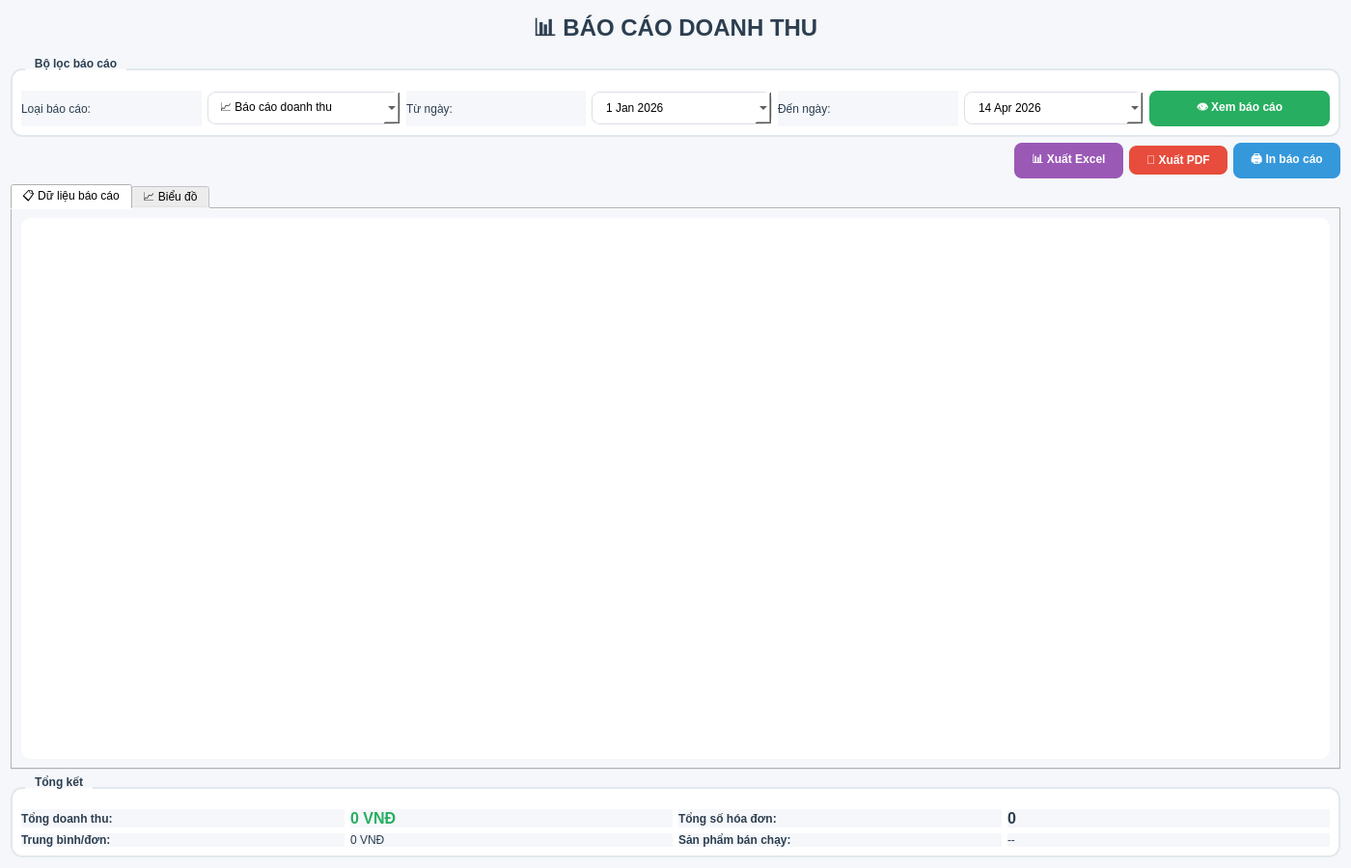
<?xml version="1.0" encoding="UTF-8"?>
<ui version="4.0">
 <class>ReportViewer</class>
 <widget class="QWidget" name="ReportViewer">
  <property name="geometry">
   <rect>
    <x>0</x>
    <y>0</y>
    <width>1400</width>
    <height>900</height>
   </rect>
  </property>
  <property name="windowTitle">
   <string>Báo cáo thống kê</string>
  </property>
  <property name="styleSheet">
   <string notr="true">
    QWidget {
        background-color: #f5f7fa;
    }
    QGroupBox {
        font-weight: bold;
        border: 2px solid #e1e8ed;
        border-radius: 12px;
        margin-top: 12px;
        padding-top: 12px;
        background-color: white;
    }
    QGroupBox::title {
        subcontrol-origin: margin;
        left: 15px;
        padding: 0 8px 0 8px;
        color: #2c3e50;
    }
    QTableWidget {
        background-color: white;
        alternate-background-color: #f9f9f9;
        gridline-color: #e0e0e0;
        selection-background-color: #3498db;
        selection-color: white;
        border-radius: 10px;
    }
    QHeaderView::section {
        background-color: #3498db;
        color: white;
        padding: 10px;
        font-weight: bold;
    }
    QPushButton {
        border-radius: 8px;
        padding: 8px 18px;
        font-weight: bold;
    }
    QPushButton#btnViewReport {
        background-color: #27ae60;
        color: white;
    }
    QPushButton#btnExportExcel {
        background-color: #9b59b6;
        color: white;
    }
    QPushButton#btnExportPDF {
        background-color: #e74c3c;
        color: white;
    }
    QPushButton#btnPrintReport {
        background-color: #3498db;
        color: white;
    }
    QComboBox, QDateEdit {
        padding: 8px 12px;
        border: 1px solid #dcdfe6;
        border-radius: 8px;
        background-color: white;
    }
    QLabel {
        color: #2c3e50;
    }
    QLabel#lblChart {
        background-color: white;
        border: 1px solid #ddd;
        border-radius: 10px;
    }
   </string>
  </property>
  <layout class="QVBoxLayout" name="verticalLayout">
   <item>
    <widget class="QLabel" name="lblTitle">
     <property name="text">
      <string>📊 BÁO CÁO DOANH THU</string>
     </property>
     <property name="font">
      <font>
       <pointsize>18</pointsize>
       <weight>75</weight>
       <bold>true</bold>
      </font>
     </property>
     <property name="alignment">
      <set>Qt::AlignCenter</set>
     </property>
    </widget>
   </item>
   <item>
    <layout class="QHBoxLayout" name="filterLayout">
     <item>
      <widget class="QGroupBox" name="groupBoxFilter">
       <property name="title">
        <string>Bộ lọc báo cáo</string>
       </property>
       <layout class="QHBoxLayout" name="horizontalLayout">
        <item>
         <widget class="QLabel" name="lblReportType">
          <property name="text">
           <string>Loại báo cáo:</string>
          </property>
         </widget>
        </item>
        <item>
         <widget class="QComboBox" name="cboReportType">
          <property name="minimumSize">
           <size>
            <width>200</width>
            <height>0</height>
           </size>
          </property>
          <item>
           <property name="text">
            <string>📈 Báo cáo doanh thu</string>
           </property>
          </item>
          <item>
           <property name="text">
            <string>📦 Báo cáo tồn kho</string>
           </property>
          </item>
          <item>
           <property name="text">
            <string>🏆 Top sản phẩm bán chạy</string>
           </property>
          </item>
          <item>
           <property name="text">
            <string>👥 Báo cáo khách hàng</string>
           </property>
          </item>
         </widget>
        </item>
        <item>
         <widget class="QLabel" name="lblFromDate">
          <property name="text">
           <string>Từ ngày:</string>
          </property>
         </widget>
        </item>
        <item>
         <widget class="QDateEdit" name="dateFrom">
          <property name="calendarPopup">
           <bool>true</bool>
          </property>
          <property name="date">
           <date>
            <year>2026</year>
            <month>1</month>
            <day>1</day>
           </date>
          </property>
         </widget>
        </item>
        <item>
         <widget class="QLabel" name="lblToDate">
          <property name="text">
           <string>Đến ngày:</string>
          </property>
         </widget>
        </item>
        <item>
         <widget class="QDateEdit" name="dateTo">
          <property name="calendarPopup">
           <bool>true</bool>
          </property>
          <property name="date">
           <date>
            <year>2026</year>
            <month>4</month>
            <day>14</day>
           </date>
          </property>
         </widget>
        </item>
        <item>
         <widget class="QPushButton" name="btnViewReport">
          <property name="text">
           <string>👁️ Xem báo cáo</string>
          </property>
         </widget>
        </item>
       </layout>
      </widget>
     </item>
    </layout>
   </item>
   <item>
    <layout class="QHBoxLayout" name="actionLayout">
     <item>
      <spacer name="horizontalSpacer">
       <property name="orientation">
        <enum>Qt::Horizontal</enum>
       </property>
       <property name="sizeHint" stdset="0">
        <size>
         <width>40</width>
         <height>20</height>
        </size>
       </property>
      </spacer>
     </item>
     <item>
      <widget class="QPushButton" name="btnExportExcel">
       <property name="text">
        <string>📊 Xuất Excel</string>
       </property>
      </widget>
     </item>
     <item>
      <widget class="QPushButton" name="btnExportPDF">
       <property name="text">
        <string>📄 Xuất PDF</string>
       </property>
      </widget>
     </item>
     <item>
      <widget class="QPushButton" name="btnPrintReport">
       <property name="text">
        <string>🖨️ In báo cáo</string>
       </property>
      </widget>
     </item>
    </layout>
   </item>
   <item>
    <widget class="QTabWidget" name="tabWidget">
     <property name="currentIndex">
      <number>0</number>
     </property>
     <widget class="QWidget" name="tabData">
      <attribute name="title">
       <string>📋 Dữ liệu báo cáo</string>
      </attribute>
      <layout class="QVBoxLayout" name="verticalLayout_2">
       <item>
        <widget class="QTableWidget" name="tableReport">
         <property name="alternatingRowColors">
          <bool>true</bool>
         </property>
         <property name="selectionBehavior">
          <enum>QAbstractItemView::SelectRows</enum>
         </property>
        </widget>
       </item>
      </layout>
     </widget>
     <widget class="QWidget" name="tabChart">
      <attribute name="title">
       <string>📈 Biểu đồ</string>
      </attribute>
      <layout class="QVBoxLayout" name="verticalLayout_3">
       <item>
        <widget class="QLabel" name="lblChart">
         <property name="text">
          <string>Khu vực hiển thị biểu đồ</string>
         </property>
         <property name="alignment">
          <set>Qt::AlignCenter</set>
         </property>
         <property name="minimumSize">
          <size>
           <width>0</width>
           <height>400</height>
          </size>
         </property>
        </widget>
       </item>
      </layout>
     </widget>
    </widget>
   </item>
   <item>
    <widget class="QGroupBox" name="groupBoxSummary">
     <property name="title">
      <string>Tổng kết</string>
     </property>
     <layout class="QGridLayout" name="gridLayout_2">
      <item row="0" column="0">
       <widget class="QLabel" name="lblTotalRevenue">
        <property name="text">
         <string>Tổng doanh thu:</string>
        </property>
        <property name="font">
         <font>
          <weight>75</weight>
          <bold>true</bold>
         </font>
        </property>
       </widget>
      </item>
      <item row="0" column="1">
       <widget class="QLabel" name="lblTotalRevenueValue">
        <property name="text">
         <string>0 VNĐ</string>
        </property>
        <property name="styleSheet">
         <string notr="true">color: #27ae60; font-size: 16px; font-weight: bold;</string>
        </property>
       </widget>
      </item>
      <item row="0" column="2">
       <widget class="QLabel" name="lblTotalOrders">
        <property name="text">
         <string>Tổng số hóa đơn:</string>
        </property>
        <property name="font">
         <font>
          <weight>75</weight>
          <bold>true</bold>
         </font>
        </property>
       </widget>
      </item>
      <item row="0" column="3">
       <widget class="QLabel" name="lblTotalOrdersValue">
        <property name="text">
         <string>0</string>
        </property>
        <property name="styleSheet">
         <string notr="true">font-size: 16px; font-weight: bold;</string>
        </property>
       </widget>
      </item>
      <item row="1" column="0">
       <widget class="QLabel" name="lblAvgOrderValue">
        <property name="text">
         <string>Trung bình/đơn:</string>
        </property>
        <property name="font">
         <font>
          <weight>75</weight>
          <bold>true</bold>
         </font>
        </property>
       </widget>
      </item>
      <item row="1" column="1">
       <widget class="QLabel" name="lblAvgOrderValueValue">
        <property name="text">
         <string>0 VNĐ</string>
        </property>
       </widget>
      </item>
      <item row="1" column="2">
       <widget class="QLabel" name="lblTopProduct">
        <property name="text">
         <string>Sản phẩm bán chạy:</string>
        </property>
        <property name="font">
         <font>
          <weight>75</weight>
          <bold>true</bold>
         </font>
        </property>
       </widget>
      </item>
      <item row="1" column="3">
       <widget class="QLabel" name="lblTopProductValue">
        <property name="text">
         <string>--</string>
        </property>
       </widget>
      </item>
     </layout>
    </widget>
   </item>
  </layout>
 </widget>
</ui>
